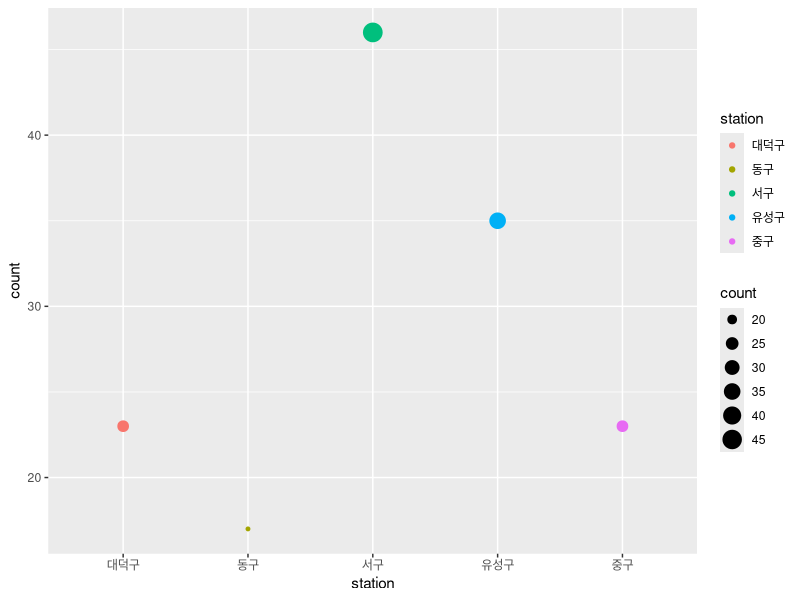

Reproduce this figure in R.
setwd("Y:/4-1/데이터과학 00/과제/week4")

library(ggplot2)

rank = read.csv('./station_kor.csv', fileEncoding = "UTF-8", header=TRUE, sep=',')

rent_station <- rank$DISTRICT

rent_station_table <- table(rent_station)

result <- as.data.frame(rent_station_table)
station <- result$rent_station
count <- result$Freq

qplot(station, count, color=station, size=count)
